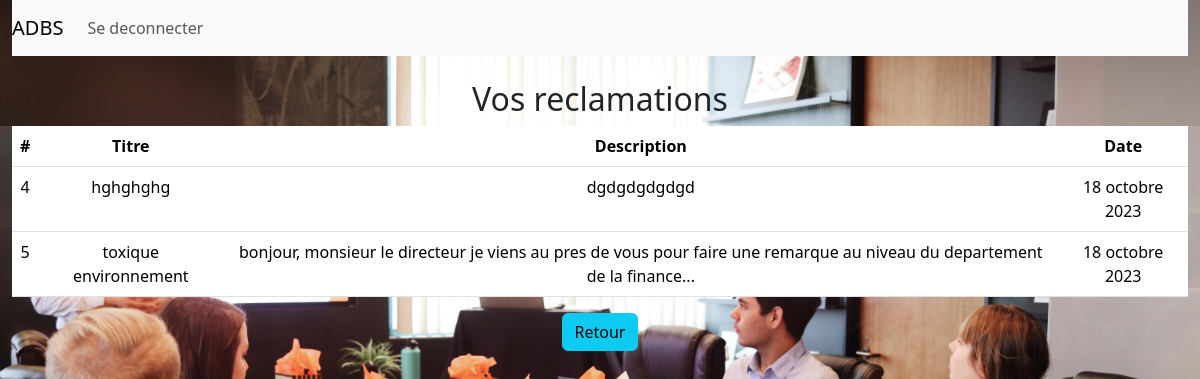
The app's page /liste/ (signed in), older data.
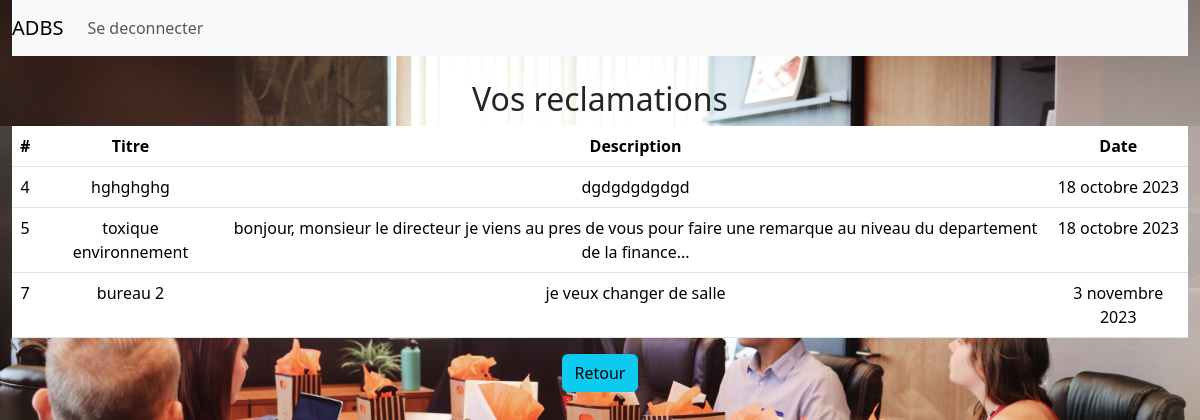
The same page, newer data.
### reclamation/models.py (models this page shows)
class Reclamation(models.Model):
    Titre = models.CharField(max_length=50)
    Description = models.TextField()
    Date = models.DateField(auto_now_add=True)
    user = models.ForeignKey(CustomUser, on_delete=models.CASCADE, null=True)

### reclamation/views.py (the view)
# urls.py: path('liste/',list_employee_reclamation,name='liste'),
@login_required
def list_employee_reclamation(request):
    if request.user.is_authenticated and request.user.role.Name == "Employee":
        list_reclamations_employee = Reclamation.objects.filter(user=request.user)
        for reclamation in list_reclamations_employee:
            reclamation.Titre = decrypt(reclamation.Titre)
            reclamation.Description = decrypt(reclamation.Description)
        return render(request, 'reclamation/list_employee_reclamation.html', {'listes': list_reclamations_employee})

### reclamation/keys.py (called while the page is built)
def decrypt(ciphertext):
    key = settings.ENCRYPT_KEY
    f = fernet.Fernet(key)
    return f.decrypt(ciphertext.encode()).decode()

### reclamation/templates/reclamation/list_employee_reclamation.html (shortened to what this page needs)
<!DOCTYPE html>
<html lang="en">
{% load static %}
<head>
     {% load bootstrap5 %}
  {% bootstrap_css %}
</head>
<body style="background:url('{% static 'images/adsb.jpg' %}') no-repeat fixed; background-size:cover;">
<div class="container-fluid">
    <nav class="navbar navbar-expand-lg navbar-light bg-light">
    <a class="navbar-brand" href="#">ADBS</a>
    <div class="collapse navbar-collapse" id="navbarNavDropdown">
        <ul class="navbar-nav">
            {% if user.is_authenticated %}
            <li class="nav-item active">
                <a class="nav-link" href="{% url 'deconnexion' %}">Se deconnecter</a>
            </li>
            {% endif %}
        </ul>
    </div>
</nav>
    <br>
    <h2 class="text-center">Vos reclamations</h2>
    <div class="row bg-gradient">
        <div class="col-12 text-center" >
            <table class="table text-white bg-secondary">
                    <thead class="thead-light">
    <tr>
      <th scope="col">#</th>
      <th scope="col">Titre</th>
      <th scope="col">Description</th>
      <th scope="col">Date</th>
    </tr>
  </thead>
                {% for reclamation in listes %}
                <tbody>
                <tr>
                      <td>{{ reclamation.id}}</td>
                    <td>{{ reclamation.Titre }}</td>
                    <td>{{ reclamation.Description }}</td>
                    <td>{{ reclamation.Date }}</td>
                </tr>
                </tbody>
                {% endfor %}
            </table>
    <a href="{% url 'create_claim' %}" class="btn btn-info">Retour</a>
        </div>
    </div>
    </div>
</body>
</html>

Row changes from the older to the newer data that the page shows:
added Reclamation: id "7", Titre "bureau 2", Description "je veux changer de salle", Date "3 novembre 2023"
